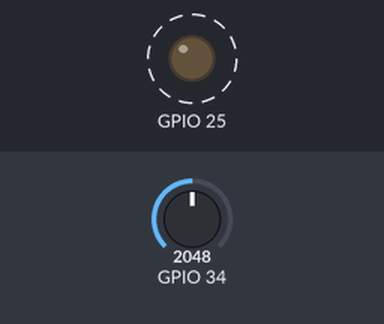
Recording of a sketch running on a simulated ESP32. Parts: output pins drawn as LEDs (lit = HIGH). Dashed ring = blinking. The test bench sets the inputs (shaded band); at power-on: GPIO 34 = 2048 (analog values on the 0–4095 scale). What the sketch prints to the serial monitor is not drawn.

Above: at 1.0 s.
1.9 s: GPIO 34 set to 491
At 3.7 s:
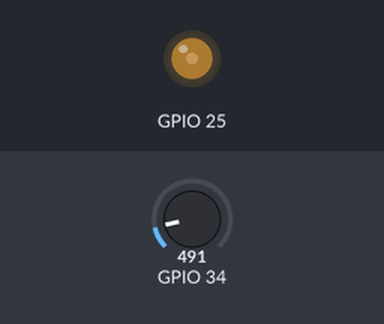
4.9 s: GPIO 34 set to 1040
6.5 s: GPIO 34 set to 833
At 7.5 s:
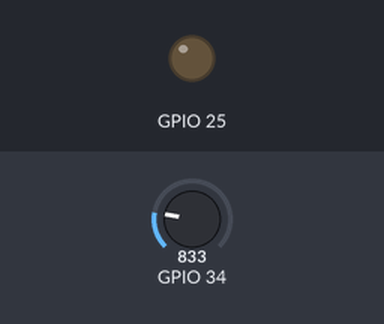
8.3 s: GPIO 34 set to 775
Timing chart, 0 to 12.3 s (numbered marks = the images above; inputs shaded):
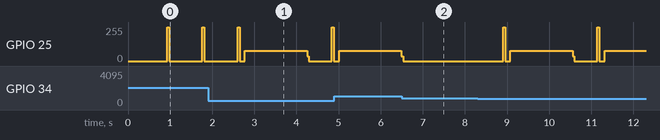

The sketch:

pump_live.ino
```cpp
// pump_live — 配線を押しながら画面を見るための常時モニタ
//   1秒ごとに「SENSE は繋がっているか」を判定して出す。押して直れば表示が変わる。
//
//   判定の原理(ここが肝):
//     GPIO25 を 1 回だけ HIGH にしたとき、正しく組まれていれば C2 が持ち上がる量は
//       3.3V × C1/(C1+C2) = 3.3 × 100nF/10.1uF = 33mV   → 分圧して 16mV → 142mV のまま
//     一方 GPIO34 が浮いていると、隣の配線から容量結合で一気にレールまで飛ぶ(3134mV)。
//   つまり「1発のエッジで飛ぶかどうか」で、繋がっている/浮いている が 0.5 秒で分かる。
#include <Arduino.h>
#include "driver/gpio.h"

static const int PUMP = 25, SENSE = 34;
static const int PUMP_HALF_US = 25;      // 20kHz
static const int DECAY_THRESH_MV = 1300; // V_pump がこれを割ったら消灯相当

static void out(int p){ gpio_config_t c={}; c.pin_bit_mask=1ULL<<p; c.mode=GPIO_MODE_INPUT_OUTPUT;
  c.pull_up_en=GPIO_PULLUP_DISABLE; c.pull_down_en=GPIO_PULLDOWN_DISABLE; c.intr_type=GPIO_INTR_DISABLE; gpio_config(&c); }
static int mv(){ long s=0; for(int i=0;i<16;i++) s+=analogReadMilliVolts(SENSE); return (int)(s/16); }

// 1発のエッジで飛ぶか? 飛べば浮き。
static bool sense_is_floating(int* lo, int* hi) {
  gpio_set_level((gpio_num_t)PUMP, 0); delay(300);
  *lo = mv();
  gpio_set_level((gpio_num_t)PUMP, 1); delay(50);
  *hi = mv();
  gpio_set_level((gpio_num_t)PUMP, 0); delay(80);
  return (*hi > 1000);
}

static void pump_for(uint32_t ms) {
  uint32_t t0 = millis();
  while (millis() - t0 < ms) {
    gpio_set_level((gpio_num_t)PUMP, 1); delayMicroseconds(PUMP_HALF_US);
    gpio_set_level((gpio_num_t)PUMP, 0); delayMicroseconds(PUMP_HALF_US);
  }
  gpio_set_level((gpio_num_t)PUMP, 0);
}

void setup() {
  Serial.begin(115200);
  delay(600);
  out(PUMP);
  gpio_set_level((gpio_num_t)PUMP, 0);
  analogReadResolution(12);
  analogSetPinAttenuation(SENSE, ADC_11db);
  Serial.println("\n============ pump_live: 配線を押しながら見てください ============");
  Serial.println("SENSE=浮き   … GPIO34 がどこにも繋がっていない。teal の線とその両端を押す");
  Serial.println("SENSE=接続OK … 繋がった。そのまま V_pump の値を見る");
  Serial.println("目標 V_pump = 5500〜6200mV。ただし ADC は 5000mV 超で飽和するのでテスタ併用");
  Serial.println();
}

void loop() {
  int lo=0, hi=0;
  bool floating = sense_is_floating(&lo, &hi);

  if (floating) {
    Serial.printf("SENSE=★浮き★   1発エッジで %d mV まで飛んだ(繋がっていれば %d のまま)\n", hi, lo);
    delay(400);
    return;
  }

  // 繋がっている → ポンプを回して本当の V_pump を測る
  pump_for(1500);
  delayMicroseconds(150);           // トグルを止めてから読む(C2 は tau=2s なのでほぼ落ちない)
  int peak_pin = mv();

  // 減衰: 1.3V を割るまでの時間
  uint32_t t0 = millis(); int cross = 0;
  while (millis() - t0 < 5000) {
    int p = analogReadMilliVolts(SENSE);
    if (p * 2 < DECAY_THRESH_MV) { cross = (int)(millis() - t0); break; }
    delay(5);
  }

  Serial.printf("SENSE=接続OK  V_pump=%d mV (pin %d)  減衰 %s  [1発エッジ %d->%d mV]\n",
                peak_pin * 2, peak_pin,
                cross ? (String(cross) + " ms").c_str() : ">5000 ms(落ちない)",
                lo, hi);
  delay(300);
}
```
